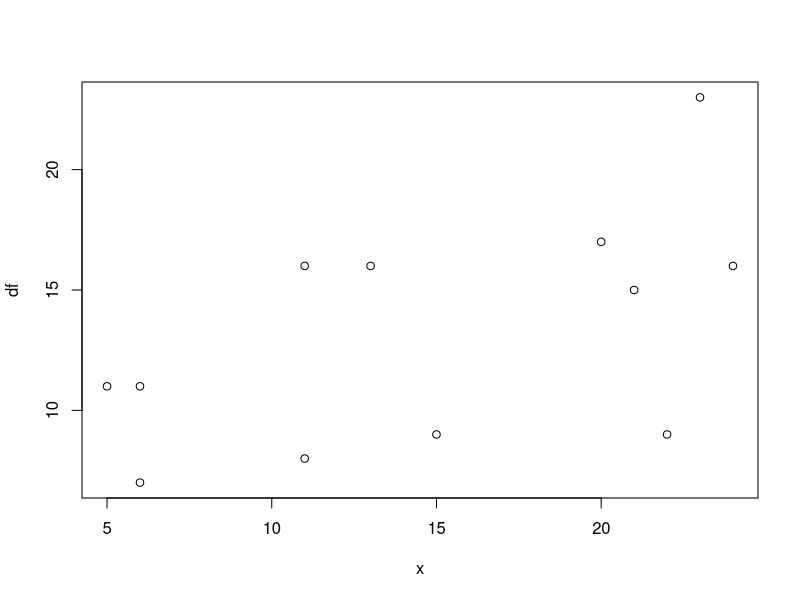
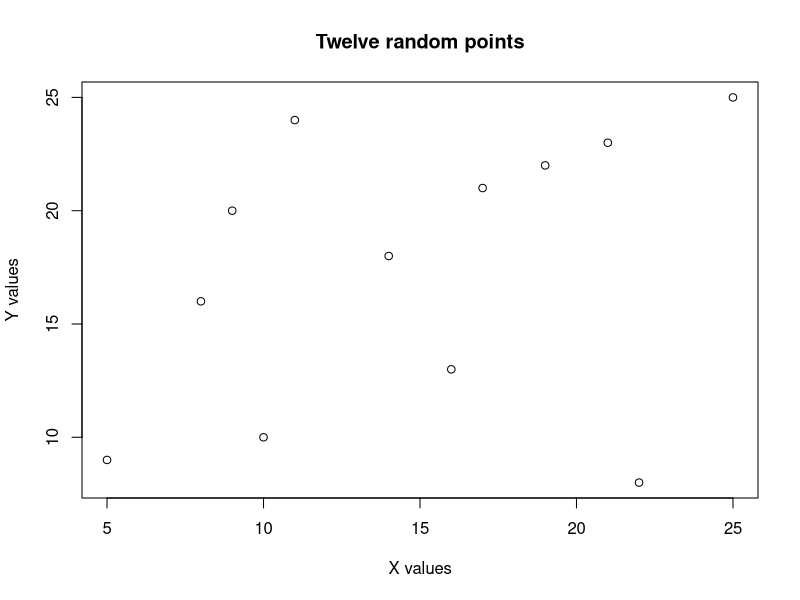

These charts were generated, in order, by the following R code:
## ---- chunk 1
rnorm (n=10, mean=12, sd=3)

## ---- chunk 2
floor(runif(n=12,min=5,max=25))
## ---- chunk 3
set.seed(13333)
library(ggplot2)
df<-floor(runif(n=12,min=5,max=25))
x<-floor(runif(n=12,min=5,max=25))
plot(x,df)

plot(x=sample(5:25,12), y=sample(5:25,12), main="Twelve random points", xlab="X values", ylab="Y values")
## ---- chunk 4
s<-rnorm (n=15, mean=12, sd=3)
sd<-sd(s)
sd

exists("se")
se <- function(a) {
  x<- var(a)
  y<- length(a)
  return(sqrt(x/y))
}
testEg <- rnorm(15, mean=12, sd=3)
se(testEg)
## ---- chunk 5
BMI<-function(w,h){
  return(w/h^2)
}
BMI(85,1.9)
